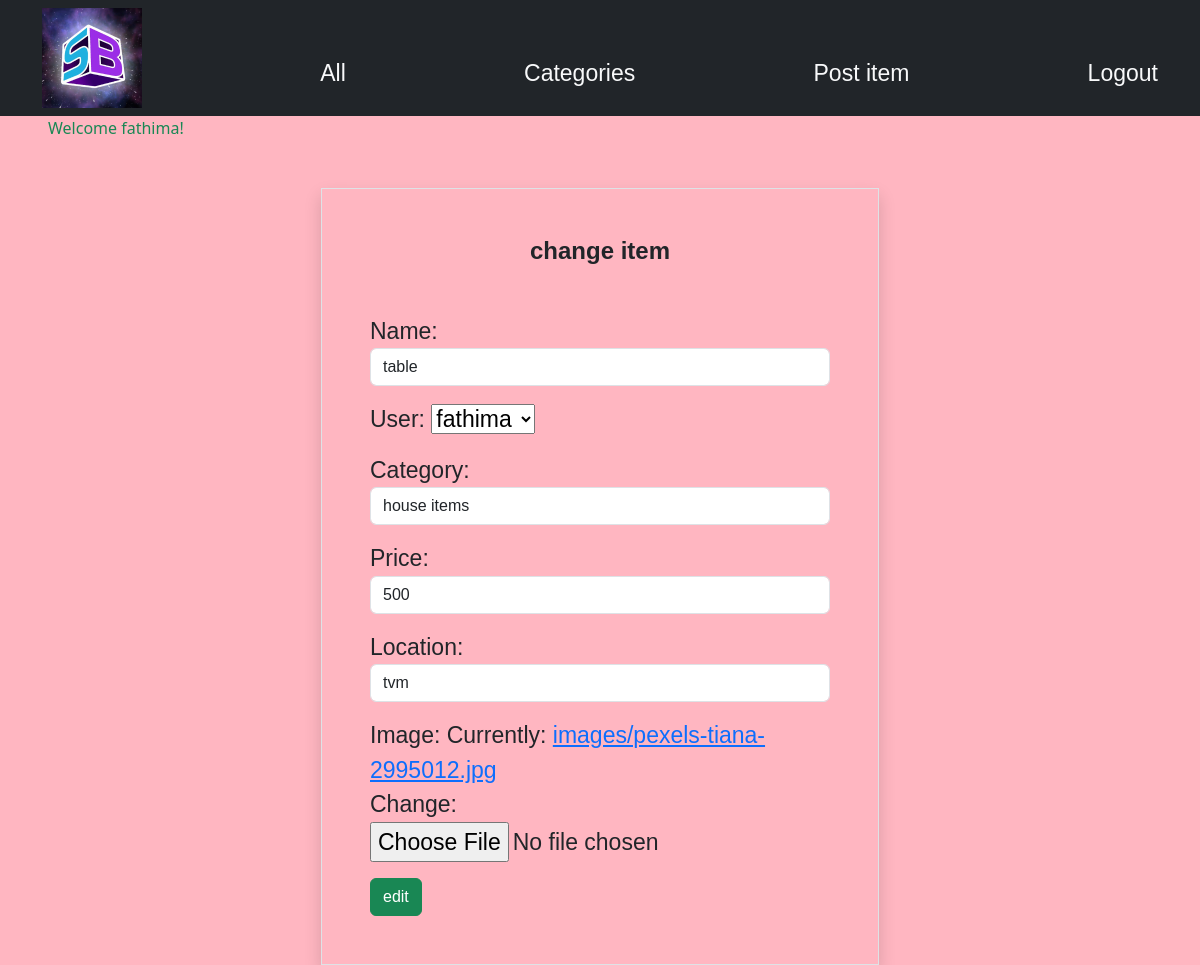
/scraps/4/change (signed in), run on the app's committed database.
### scrapapp/models.py (models this page shows, shortened)
class Scraps(models.Model):
    name=models.CharField(max_length=200)
    user= user=models.ForeignKey(User,on_delete=models.CASCADE,related_name="profile",null=True)
    category=models.CharField(max_length=200)
    price=models.PositiveIntegerField()
    location=models.CharField(max_length=200)
    image=models.ImageField(upload_to="images",null=True)

### scrapapp/views.py (the view, shortened to what this page needs)
# urls.py: path("scraps/<int:pk>/change",views.ScrapUpdateView.as_view(),name="scrap-change"),
@method_decorator(signin_required,name="dispatch")
class ScrapUpdateView(View):
    def get(self,request,*args,**kwargs):
        id=kwargs.get("pk")
        obj=Scraps.objects.get(id=id)
        form=ScrapForm(instance=obj)
        return render(request,"scrap_edit.html",{"form":form})

### scrapapp/forms.py (shortened to what this page needs)
class ScrapForm(forms.ModelForm):
    class Meta:
        model=Scraps
        fields="__all__"
        widgets={"name":forms.TextInput(attrs={"class":"form-control"}),
                 "category":forms.TextInput(attrs={"class":"form-control"}),
                 "price":forms.NumberInput(attrs={"class":"form-control"}),
                 "location":forms.TextInput(attrs={"class":"form-control"}),
                 }

### scrapapp/views.py (called while the page is built)
def signin_required(fn):
    def wrapper(request,*args,**kwargs):
        if not request.user.is_authenticated:
            messages.error(request,"invalid session")
            return redirect("signin")
        else:
            return fn(request,*args,**kwargs)
    return wrapper

### scrapapp/templates/scrap_edit.html (shortened to what this page needs)
{%extends 'base.html'%}
{%block body_block%}
<div class="container d-flex justify-content-center mt-5">
    <form for="" method="post" enctype="multipart/form-data"  class="w-50 border  shadow p-5">
        <h4 class="text-center mb-5 fw-bolder">change item</h4>
        {{form.as_p}}
        <button type="submit" class="btn btn-success">edit</button>
    </form>
</div>
{%endblock%}

### scrapapp/templates/base.html (shortened to what this page needs)
<!DOCTYPE html>
{%load static%}
<html lang="en">
<head>
    <link href="https://cdn.jsdelivr.net/npm/bootstrap@5.3.2/dist/css/bootstrap.min.css" rel="stylesheet">
    <link rel="stylesheet" href="https://cdnjs.cloudflare.com/ajax/libs/font-awesome/6.5.1/css/all.min.css" />
    <link rel="stylesheet" href="{%static 'css/list.css' %}">
  </head>
<body>
  <div>
    <nav class="navbar navbar-expand-lg bg-dark" >
     <div class="container">
         <div class="w-100 d-flex justify-content-between">
             <div>
                <img src="{%static 'images/1.jpg' %}" alt="" height="100px" width="100px">
             </div>
             <div class="mt-5">
                  <a href="{%url 'scrap-all'%}" class="navbar-sm-brand text-light text-decoration-none ">All</a>
              </div>
              <div class="mt-5">
                  <a href="{%url 'categories' %}" class="navbar-sm-brand text-light text-decoration-none">Categories</a>
              </div>
              <div class="mt-5 ">
                 <a href="{%url 'scrap-add' %}" class="navbar-sm-brand text-light text-decoration-none">Post item</a>
             </div>
             <div class="mt-5">
                 <a href="{%url 'signout' %}" class="navbar-sm-brand text-light text-decoration-none">Logout</a>
                </div>
         </div>
     </div>
    </nav>
 </div>
       <div class="ms-5 text-success "> Welcome {{request.user}}! </div>
  {%block body_block%}
  {%endblock%}
</body>
</html>

### scrapapp/static/css/list.css (style rules this page uses)
.mt-5 { font-size: 23px; font-family: sans-serif; }
body { background-color:lightpink }

### data on the page
Scraps: name "table", user "fathima", category "house items", price "500", location "tvm"

### other printed values
{{ request.user }} "fathima"
